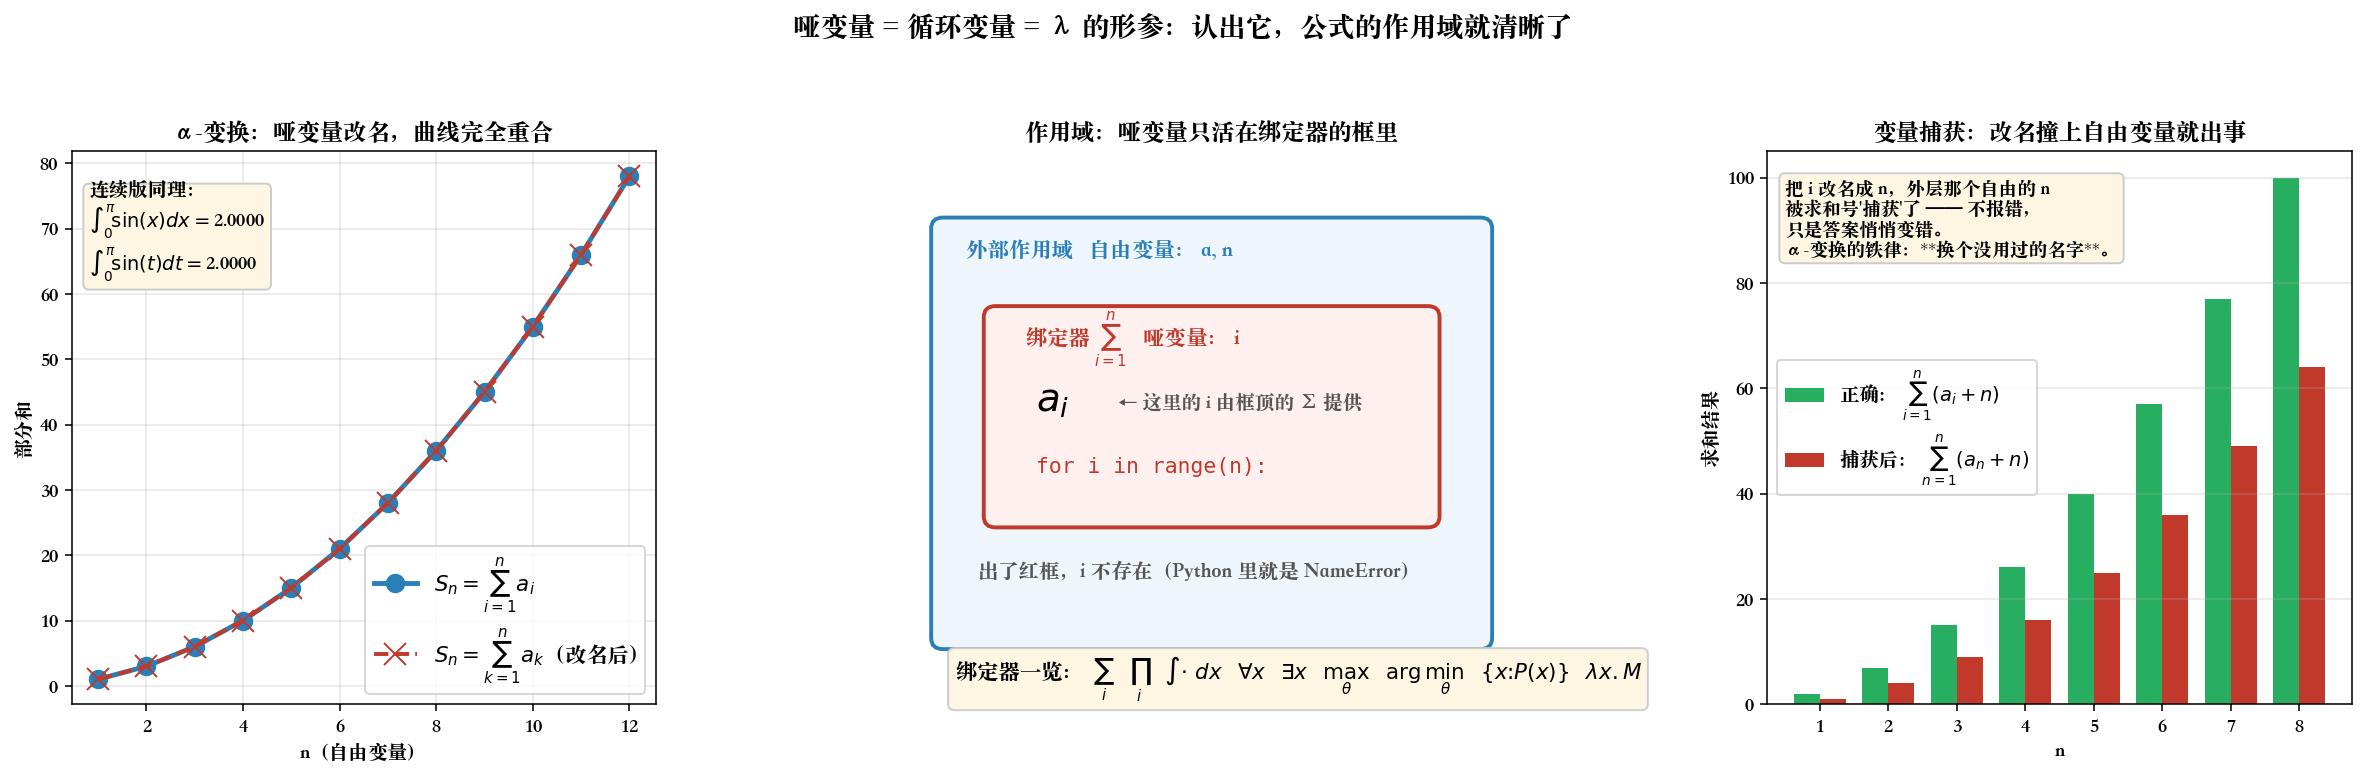

Here is the Python script that generated this plot:
"""bound_variable_alpha.py
================================================================================
Chapter 0.6.2 · Step 3：哑变量 —— 初学者最大的困惑源

    S = Σ_{i=1}^{n} a_i    和    S = Σ_{k=1}^{n} a_k    是同一个东西。

$i$ / $k$ 是**哑变量**（bound variable）：只在求和号内部存在，出了这个框就没有意义。
$a$ / $n$ 是**自由变量**：从外面传进来。

这正是 λ 演算的 **α-变换**（呼应 Chapter 0.9）：函数的形参改名，语义不变。

    f = lambda a, n: sum(a[i] for i in range(n))   # i 是哑的
    g = lambda a, n: sum(a[k] for k in range(n))   # k 是哑的 —— f 和 g 完全相同

凡是带"绑定器"的符号，紧跟的变量都是哑的：Σ_i、Π_i、∫…dx、∀x、∃x、
max_θ、argmin_θ、{x : P(x)}、λx.M —— 全部对应"循环变量 / 函数形参"。

**但改名有一条铁律：不能撞上已经在用的自由变量**，否则发生"变量捕获"，
公式会静悄悄地算错。这个坑在 λ 演算里害惨过一代人，在写公式时同样致命。

可视化：
  左 —— 改名前后的部分和完全重合（α-变换不改变语义）
  中 —— 作用域框图：哑变量只活在框内，出框即不存在
  右 —— 变量捕获事故：把 i 改名成 n，结果错得无声无息

运行：  python ch00_97_reading_formulas/bound_variable_alpha.py
================================================================================
"""

from pathlib import Path

import matplotlib.pyplot as plt
import numpy as np
import torch
from matplotlib.patches import FancyBboxPatch

N = 12
A = torch.arange(1.0, N + 1)          # a_i = i，自由变量之一


def sum_with_i(a, n):
    return sum(a[i] for i in range(n))        # Σ_{i} a_i


def sum_with_k(a, n):
    return sum(a[k] for k in range(n))        # Σ_{k} a_k —— α-变换后


def main():
    # ---- 1. α-变换：改名不改语义 ------------------------------------------
    part_i = [sum_with_i(A, n) for n in range(1, N + 1)]
    part_k = [sum_with_k(A, n) for n in range(1, N + 1)]
    assert all(abs(p - q) < 1e-9 for p, q in zip(part_i, part_k))

    # 连续版同理：∫f(x)dx 和 ∫f(t)dt 是同一个数
    xs = torch.linspace(0, np.pi, 500)
    int_dx = torch.trapz(torch.sin(xs), xs)
    ts = torch.linspace(0, np.pi, 500)
    int_dt = torch.trapz(torch.sin(ts), ts)

    print("α-变换（哑变量改名）验证:")
    print(f"  Σ_i a_i = {part_i[-1]:.0f}      Σ_k a_k = {part_k[-1]:.0f}       ← 相同 ✓")
    print(f"  ∫sin(x)dx = {int_dx:.6f}   ∫sin(t)dt = {int_dt:.6f}   ← 相同 ✓（精确值 2）")

    # ---- 2. 变量捕获事故 ---------------------------------------------------
    # 原式：Σ_{i=1}^{n} (a_i + n)      —— n 是自由变量，出现在求和项里
    # 错误改名 i → n：Σ_{n=1}^{n} (a_n + n)  —— 自由的 n 被求和号"捕获"了
    def correct(a, n):
        return sum(a[i] + n for i in range(n))          # 每项都加同一个 n

    def captured(a, n):
        return sum(a[j] + j for j in range(n))          # n 被捕获后，退化成加 j

    ns = list(range(1, 9))
    ok = [correct(A, n) for n in ns]
    bad = [captured(A, n) for n in ns]

    print("\n变量捕获事故： Σ_{i=1}^{n}(a_i + n)   把 i 改名成 n 之后")
    print("  n :  " + "".join(f"{n:>7}" for n in ns))
    print("  正确:" + "".join(f"{v:>7.0f}" for v in ok))
    print("  捕获:" + "".join(f"{v:>7.0f}" for v in bad))
    print("  → 改名撞上自由变量，公式静悄悄地算错。α-变换必须避免变量捕获。")

    fig, (axL, axM, axR) = plt.subplots(1, 3, figsize=(17, 5.6))

    # ---- 左：改名前后完全重合 ---------------------------------------------
    axL.plot(range(1, N + 1), part_i, "o-", lw=2.5, ms=9,
             color="#2980b9", label=r"$S_n=\sum_{i=1}^{n} a_i$")
    axL.plot(range(1, N + 1), part_k, "x--", lw=2, ms=11,
             color="#c0392b", label=r"$S_n=\sum_{k=1}^{n} a_k$（改名后）")
    axL.set_xlabel("n（自由变量）")
    axL.set_ylabel("部分和")
    axL.set_title("α-变换：哑变量改名，曲线完全重合", fontsize=12, fontweight="bold")
    axL.legend(fontsize=11)
    axL.grid(alpha=.3)
    axL.text(.03, .95,
             f"连续版同理：\n"
             r"$\int_0^\pi\!\sin(x)dx=$" + f"{int_dx:.4f}\n"
             r"$\int_0^\pi\!\sin(t)dt=$" + f"{int_dt:.4f}",
             transform=axL.transAxes, va="top", fontsize=10,
             bbox=dict(boxstyle="round", fc="#fdf6e3", ec="#ccc"))

    # ---- 中：作用域框图 ----------------------------------------------------
    axM.set_xlim(0, 10)
    axM.set_ylim(0, 10)
    axM.axis("off")
    axM.set_title("作用域：哑变量只活在绑定器的框里", fontsize=12, fontweight="bold")

    axM.add_patch(FancyBboxPatch((0.4, 1.2), 9.2, 7.4, boxstyle="round,pad=0.2",
                                 fc="#eef5fb", ec="#2980b9", lw=2))
    axM.text(0.8, 8.1, "外部作用域   自由变量： a, n", fontsize=11,
             color="#2980b9", fontweight="bold")

    axM.add_patch(FancyBboxPatch((1.3, 3.4), 7.4, 3.6, boxstyle="round,pad=0.2",
                                 fc="#fdf0ee", ec="#c0392b", lw=2))
    axM.text(1.8, 6.5, r"绑定器 $\sum_{i=1}^{n}$   哑变量： i", fontsize=11,
             color="#c0392b", fontweight="bold")
    axM.text(2.0, 5.3, r"$a_i$", fontsize=20)
    axM.text(3.4, 5.35, "← 这里的 i 由框顶的 Σ 提供", fontsize=10, color="#555")
    axM.text(2.0, 4.2, "for i in range(n):", fontsize=11, family="monospace",
             color="#c0392b")

    axM.text(1.0, 2.3, "出了红框，i 不存在（Python 里就是 NameError）",
             fontsize=10.5, color="#555")
    axM.text(0.6, 0.45,
             "绑定器一览：  " + r"$\sum_i$   $\prod_i$   $\int\!\cdot\,dx$   "
             r"$\forall x$   $\exists x$   $\max_\theta$   $\arg\min_\theta$   "
             r"$\{x:P(x)\}$   $\lambda x.M$",
             fontsize=11,
             bbox=dict(boxstyle="round", fc="#fdf6e3", ec="#ccc"))

    # ---- 右：变量捕获 ------------------------------------------------------
    w = 0.38
    idx = np.arange(len(ns))
    axR.bar(idx - w / 2, ok, w, color="#27ae60", label=r"正确： $\sum_{i=1}^{n}(a_i+n)$")
    axR.bar(idx + w / 2, bad, w, color="#c0392b",
            label=r"捕获后： $\sum_{n=1}^{n}(a_n+n)$")
    axR.set_xticks(idx, ns)
    axR.set_xlabel("n")
    axR.set_ylabel("求和结果")
    axR.set_title("变量捕获：改名撞上自由变量就出事", fontsize=12, fontweight="bold")
    axR.legend(fontsize=10)
    axR.grid(axis="y", alpha=.3)
    axR.text(.03, .95,
             "把 i 改名成 n，外层那个自由的 n\n被求和号'捕获'了 —— 不报错，\n只是答案悄悄变错。\n"
             "α-变换的铁律：换个没用过的名字。",
             transform=axR.transAxes, va="top", fontsize=9.5,
             bbox=dict(boxstyle="round", fc="#fdf6e3", ec="#ccc"))

    fig.suptitle("哑变量 = 循环变量 = λ 的形参：认出它，公式的作用域就清晰了",
                 fontsize=14, fontweight="bold")
    fig.tight_layout(rect=(0, 0, 1, 0.93))
    out = Path(__file__).with_suffix(".png")
    fig.savefig(out, dpi=140, bbox_inches="tight")
    print(f"\n图已保存到 {out}")


if __name__ == "__main__":
    plt.rcParams["font.sans-serif"] = [
        "PingFang SC", "Heiti SC", "Songti SC",
        "Noto Sans CJK SC", "WenQuanYi Zen Hei", "Arial Unicode MS",
    ]
    plt.rcParams["axes.unicode_minus"] = False
    main()
